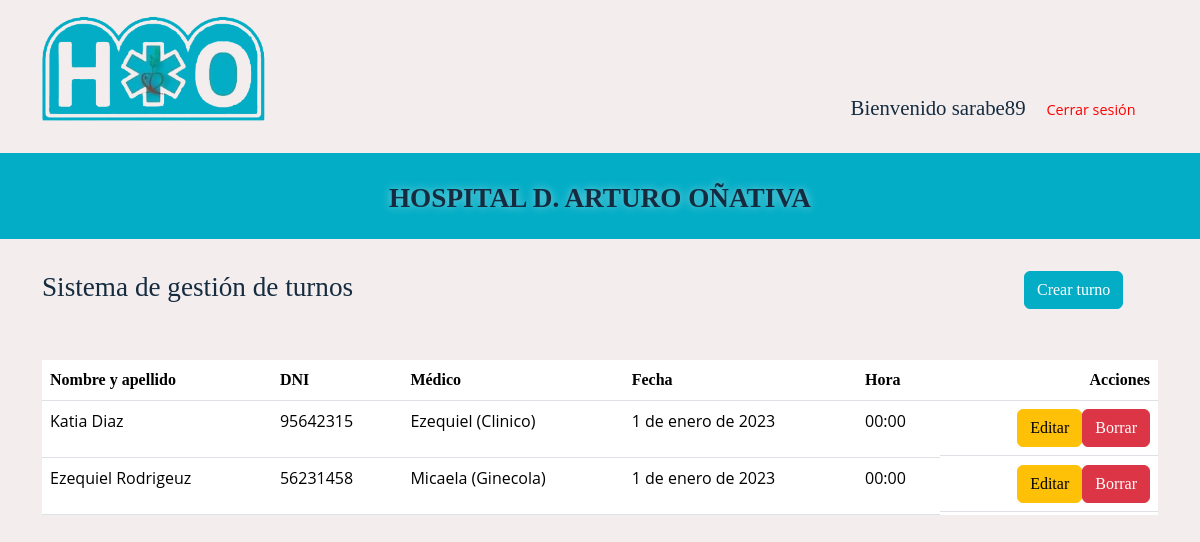
The app's page / (signed in) with its own data.
### turnos/models.py (models this page shows, shortened)
class Turno(models.Model):
    nombre = models.CharField( max_length=50, null=True)
    apellido = models.CharField( max_length=50, null=True)
    dni = models.IntegerField(default=0)
    medico = models.ForeignKey(Medico, on_delete=models.CASCADE)
    fecha = models.DateField(default='2023-01-01')
    hora = models.TimeField(default='00:00')

class Medico(models.Model):
    nombre = models.CharField(max_length=50)
    especialidad = models.CharField(max_length=45)
    def __str__(self):
        return f'{self.nombre}  ({self.especialidad})'

### turnos/views.py (the view)
# urls.py: path('', views.ver_turnos, name = 'ver_turnos'),
@login_required
def ver_turnos(request):
    turnos = Turno.objects.all().order_by('fecha')
    if request.method == 'POST':
        form = TurnoForm(request.POST)
        form.save()
        return redirect('ver_turnos')
    else:
        form = TurnoForm()
    pertenece_admin = request.user.groups.filter(name='admin').exists()
    pertenece_secretario = request.user.groups.filter(name='secretario').exists()
    return render(request, 'turnos.html', {'turnos': turnos, 'form': form,'pertenece_admin': pertenece_admin,
        'pertenece_secretario': pertenece_secretario})

### turnos/templates/turnos.html (shortened to what this page needs)
{% load crispy_forms_tags %}
<!DOCTYPE html>
<html lang="en">
<head>
  <link href="https://cdn.jsdelivr.net/npm/bootstrap@5.3.2/dist/css/bootstrap.min.css" rel="stylesheet"
>
  <link rel="stylesheet" href="../static/componentes/css/turnos.css">
</head>
<body>
  <header>
    <div class="container-fluid">
      <div class="container contheader">
        <div class="cont_logo">
          <a class="logo-img" src="#">
            <img src="../static/componentes/img/logo ajustado.png" alt="Logo hospital">
          </a>
        </div>
        <div class="cont_username">
          <h3>Bienvenido {{ user.username }}</h3>
        </div>
        <div class="cont_Cerrar">
          <a href="{% url 'salir' %}">Cerrar sesión</a>
        </div>
      </div>
    </div>
    <div class="titulo">
      <a class="titulo-pag">
        <h1>HOSPITAL D. ARTURO OÑATIVA</h1>
      </a>
    </div>
    <main>
      <div class="container contenedor">
        <div class="row">
          <div class="col-7">
            <h2>Sistema de gestión de turnos</h2>
          </div>
          <div class="col-3">
          </div>
          <div class="col-2">
            {% if pertenece_admin %}
            <button type="button" class="btn btn-primary boton_CT" data-bs-toggle="modal"
              data-bs-target="#exampleModal">
              Crear turno
            </button>
            {% endif %}
          </div>
        </div>
      </div>
      <br><br>
      <div class="container-fluid">
        <div class="container">
          <div class="table-responsive">
            <table class="table align-middle mb-0 bg-white">
              <thead class="bg-light">
                <tr>
                  <th>Nombre y apellido</th>
                  <th>DNI</th>
                  <th>Médico</th>
                  <th>Fecha</th>
                  <th>Hora</th>
                  {% if pertenece_admin %}
                  <th class="acciones">Acciones</th>
                  {% endif %}
                </tr>
              </thead>
              {% for turno in turnos %}
              <tbody>
                <tr>
                  <td>
                    <p> {{ turno.nombre|title }} {{ turno.apellido|title }}</p>
                  </td>
                  <td>
                    <p> {{ turno.dni }}</p>
                  </td>
                  <td>
                    <p> {{ turno.medico|title }}</p>
                  </td>
                  <td>
                    <p>{{ turno.fecha }}</p>
                  </td>
                  <td>
                    <p>{{ turno.hora }}</p>
                  </td>
                  {% if pertenece_admin %}
                  <td class="d-flex">
                    <a class='btn btn-warning' href="{% url 'editar_turno' turno.id %}">Editar</a>
                    <form method="post" action="{% url 'borrar_turno' turno.id %}">
                      <button type="submit" class='btn btn-danger'>Borrar</button>
                    </form>
                  </td>
                  {% endif %}
                </tr>
              </tbody>
              {% endfor %}
            </table>
          </div>
        </div>
    </main>
</body>
</html>

### turnos/static/componentes/css/turnos.css (style rules this page uses)
body { margin-right: 10px; margin: 0%; background-color: #f4eded; font-family: 'Merriweather', serif; align-items: center; }
h1, h2 { font-size: 1.7em; color: #152C40; }
h3 { font-size: 1em; color: #152C40; }
p { font-family: 'Open Sans', sans-serif; }
a { text-decoration: none; color: #152C40; }
.contheader { display: flex; padding-top: 1em; align-items: flex-end }
.cont_logo { width: 20%; }
.cont_username { width: 70%; padding-right: 1em; text-align: right; font-size: 1.3em; color: #152C40; font-family: 'Merriweather', serif; }
.cont_username h3 { margin: 0; }
.cont_Cerrar { width: 10%; font-size: 0.9em; font-family: 'Open Sans', sans-serif; }
.cont_Cerrar a { color: red; }
.contheader img { width: 100%; }
.d-flex { justify-content: flex-end }
.acciones { text-align: right; }
.titulo { display: flex; justify-content: center; margin-top: 2em; align-items: center; text-align: center; width: 100%; background-color: #03ADC6; color: white; text-shadow: 0 0 10px #fff8; }
.titulo .titulo-pag { margin: 0; padding: 1em; max-width: 90%; text-decoration: none; text-shadow: 0 0 10px #fff8; }
.titulo-pag h1 { font-family: 'Merriweather', serif; color: #152C40; padding-top: 0.5em; font-weight: bold; }
.contenedor { margin-top: 2em; }
.boton_CT { margin-left: 2em; background-color: #03ADC6; border-color: #03ADC6; }

### records on screen
Turno: nombre "Katia", apellido "Diaz", dni "95642315", medico "Ezequiel (Clinico)", fecha "1 de enero de 2023", hora "00:00"
Turno: nombre "Ezequiel", apellido "Rodrigeuz", dni "56231458", medico "Micaela (Ginecola)", fecha "1 de enero de 2023", hora "00:00"

### other values on screen
{{ user.username }} "sarabe89"
